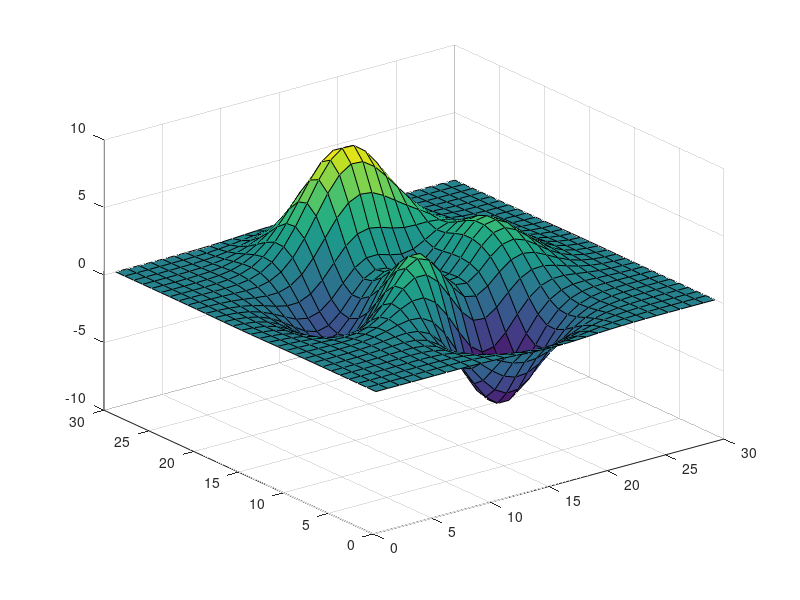

MATLAB code to generate this figure:
% Verwendung der peaks()-funktion

M = peaks(30);
fprintf('plotten des peaks-Feldes mit Kontur? (y/n)');
choice = input('');
if (choice == 'y')
    surfc(M);
else
    surf(M);
end